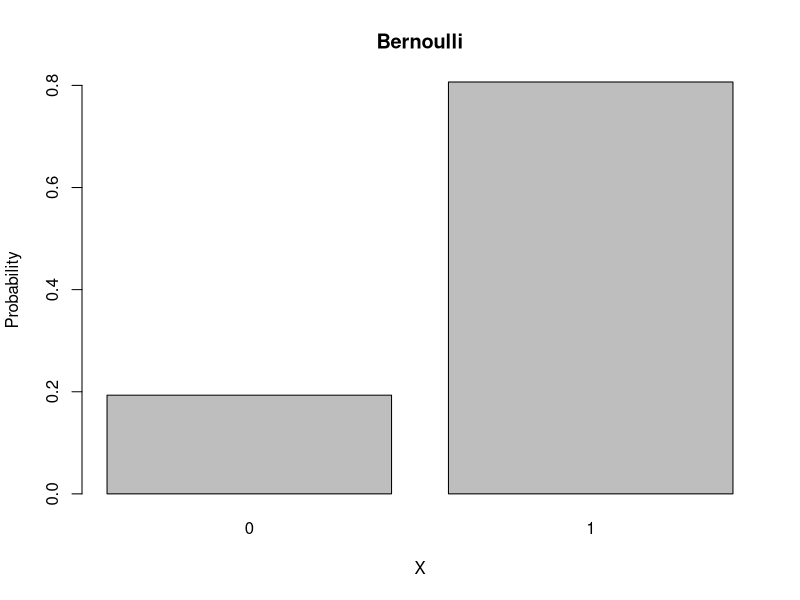

Generate this figure with R:
#Tugas Teksim#
#Additive
Additive_RNG<-function(a,z0,c,m,n) {
  xi<-matrix(NA,n,3)
  colnames(xi)<-c("aZ(i-1)+c","Xi","Ui")
  for (i in 1:n)
  {
    xi[i,1]<-(a*z0+c)
    xi[i,2]<-xi[i,1]%%m
    xi[i,3]<-xi[i,2]/m
    z0<-xi[i,2]
  }
  hist(xi[,3])
  View(xi)
}
#menampilkan Z1, Z2,....Zn#
Additive_RNG<-function(a,z0,c,m,n)
{
  z<-rep(0,150)
  for(i in 1:150)
  {
    z[i]<-((a*z0)+c)%%m
    z0<-z[i]
  }
  print(z)
}
Additive_RNG(45,21139,437,417,150)

#Bernoulli_2#
i<-150
p<-.83
X<-runif(i)
Y<-(X<=p)+0
(tabel<-table(Y)/length(Y))
barplot(tabel,main="Bernoulli", xlab = 'X', ylab = 'Probability')